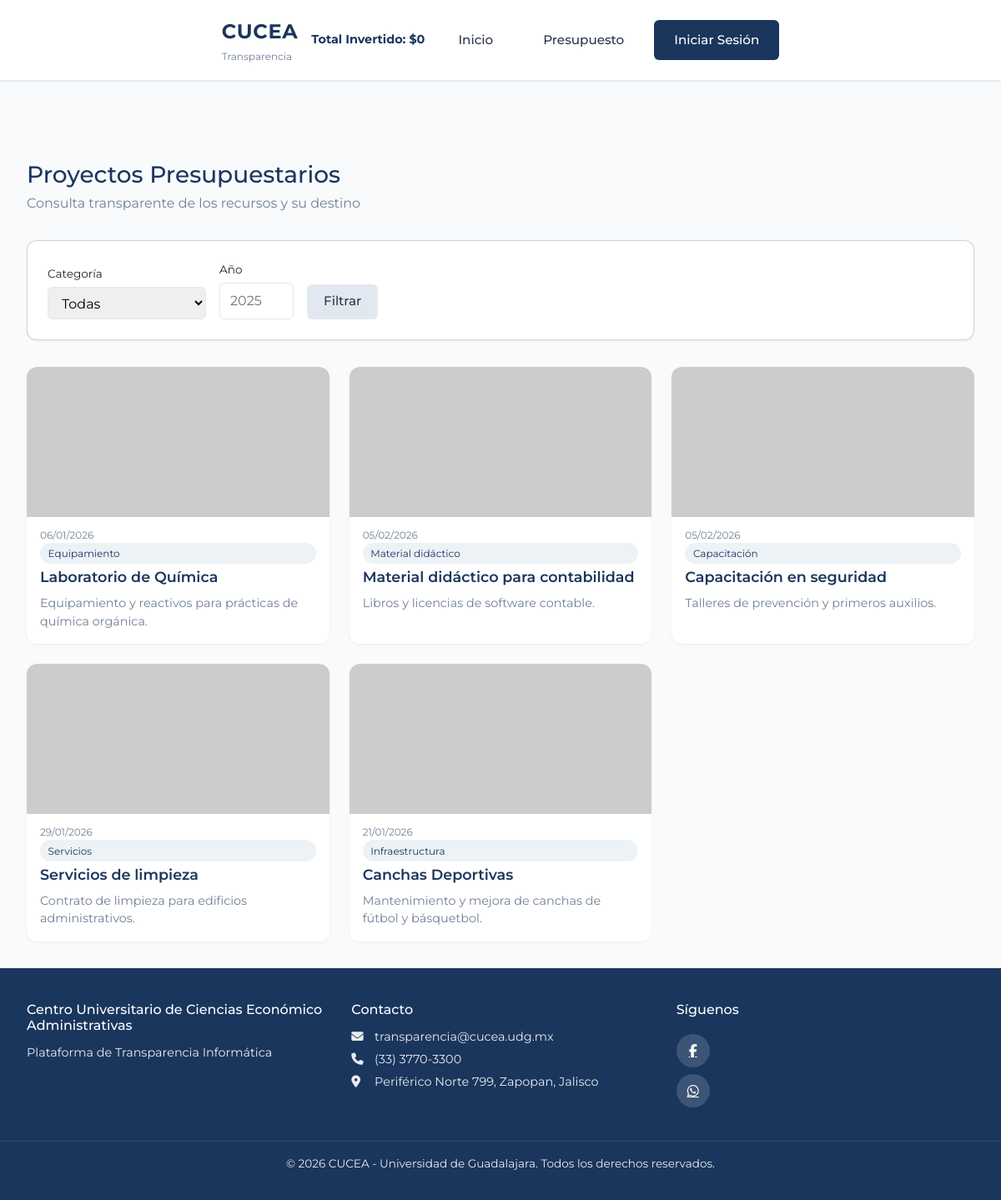
Screenshot of /presupuestos with the database file from the repository.
### models.py (models this page shows, shortened)
class Presupuesto(db.Model):
    __tablename__ = 'presupuestos'
    id = db.Column(db.Integer, primary_key=True)
    concepto = db.Column(db.String(200), nullable=False)  # Título del proyecto
    descripcion_corta = db.Column(db.String(300))  # Resumen breve para la card (si vacío se trunca descripcion)
    descripcion = db.Column(db.Text)  # Descripción larga para el modal
    imagen_url = db.Column(db.String(500))  # Ruta o URL de imagen (ej: img/proyecto1.jpg)
    monto = db.Column(db.Float, nullable=False)
    categoria = db.Column(db.String(100), nullable=False)
    fecha = db.Column(db.Date, nullable=False)  # Fecha del proyecto
    cantidad_gasto = db.Column(db.Float, default=0, nullable=False)
    likes = db.Column(db.Integer, default=0, nullable=False)
    dislikes = db.Column(db.Integer, default=0, nullable=False)
    fecha_registro = db.Column(db.DateTime, default=datetime.utcnow)
    comentarios = db.relationship('Comentario', backref='presupuesto', lazy='dynamic', order_by='Comentario.fecha_creacion')
    votos = db.relationship('VotoPresupuesto', backref='presupuesto', lazy='dynamic', foreign_keys='VotoPresupuesto.presupuesto_id')

### app.py (the view, shortened to what this page needs)
    @app.route('/presupuestos')
    def presupuestos_lista():
        query = Presupuesto.query
        categoria = request.args.get('categoria')
        anio = request.args.get('anio')
        if categoria:
            query = query.filter(Presupuesto.categoria == categoria)
        presupuestos = query.order_by(Presupuesto.likes.desc(), Presupuesto.fecha.desc()).all()
        return render_template(
            'presupuestos.html',
            presupuestos=presupuestos,
            categorias=CATEGORIAS,
        )

### templates/presupuestos.html (shortened to what this page needs)
{% extends "base/layout.html" %}
{% block content %}
<div class="presupuestos-page">
    <header class="presupuestos-header">
        <h1 class="presupuestos__title">Proyectos Presupuestarios</h1>
        <p class="presupuestos__subtitle">Consulta transparente de los recursos y su destino</p>
    </header>
    <div class="presupuestos-filtros card">
        <form method="GET" class="filtros-form">
            <div class="filtro-group">
                <label for="categoria">Categoría</label>
                <select name="categoria" id="categoria">
                    <option value="">Todas</option>
                </select>
            </div>
            <div class="filtro-group">
                <label for="anio">Año</label>
                <input type="number" name="anio" id="anio" placeholder="2025" value="{{ request.args.get('anio', '') }}" min="2020" max="2030">
            </div>
            <button type="submit" class="btn btn--secondary">Filtrar</button>
        </form>
    </div>
    <div class="presupuestos-grid">
        {% if presupuestos %}
            {% for p in presupuestos %}
            <div class="project-card">
                <a href="{{ url_for('presupuesto_detalle', id=p.id) }}" class="project-card__link" aria-label="Ver proyecto {{ p.concepto }}">
                    <div class="project-card__image">
                        {% if p.imagen_url %}
                        <img src="{{ p.imagen_url if p.imagen_url.startswith('http') else url_for('static', filename=p.imagen_url) }}" alt="{{ p.concepto }}">
                        {% else %}
                        <div class="project-card__placeholder">
                            <i class="fas fa-image"></i>
                            <span>Sin imagen</span>
                        </div>
                        {% endif %}
                    </div>
                    <p class="project-card__date">{{ p.fecha.strftime('%d/%m/%Y') }}</p>
                    <span class="project-card__categoria">{{ p.categoria }}</span>
                    <h3 class="project-card__title">{{ p.concepto }}</h3>
                    {% set resumen = p.descripcion_corta or p.descripcion or 'Sin descripción' %}
                    <p class="project-card__summary">{{ (resumen[:120] + '...') if resumen|length > 120 else resumen }}</p>
                </a>
            </div>
            {% endfor %}
        {% endif %}
    </div>
</div>
{% endblock %}

### templates/base/layout.html (shortened to what this page needs)
<!DOCTYPE html>
<html lang="es">
<head>
    <link href="https://cdn.jsdelivr.net/npm/bootstrap@5.3.2/dist/css/bootstrap.min.css" rel="stylesheet">
    <link rel="stylesheet" href="https://cdnjs.cloudflare.com/ajax/libs/font-awesome/6.5.1/css/all.min.css">
    <link rel="stylesheet" href="{{ url_for('static', filename='css/main.css') }}">
</head>
<body>
    <header class="navbar navbar--sticky" id="main-navbar">
        <div class="navbar__container">
            <a href="{{ url_for('index') }}" class="navbar__brand">
                <span class="navbar__logo">CUCEA</span>
                <span class="navbar__subtitle">Transparencia</span>
            </a>
            <div class="navbar__total-invertido">
                Total Invertido: ${{ "{:,.0f}".format(total_invertido) }}
            </div>
            <nav class="navbar__menu">
                <a href="{{ url_for('index') }}" class="navbar__link">Inicio</a>
                <a href="{{ url_for('presupuestos_lista') }}" class="navbar__link">Presupuesto</a>
                {% if current_user.is_authenticated and current_user.es_administrador %}
                    <a href="{{ url_for('presupuesto_nuevo') }}" class="navbar__link navbar__link--admin">Agregar</a>
                    <span class="navbar__user">{{ current_user.nombre }}</span>
                    <a href="{{ url_for('auth_logout') }}" class="navbar__link navbar__link--logout">Cerrar sesión</a>
                {% else %}
                    <a href="{{ url_for('auth_login') }}" class="navbar__link navbar__link--cta">Iniciar Sesión</a>
                {% endif %}
            </nav>
        </div>
    </header>
    <main class="main-content">
        {% block content %}{% endblock %}
    </main>
    <footer class="footer">
        <div class="footer__content">
            <div class="footer__section">
                <h4 class="footer__title">Centro Universitario de Ciencias Económico Administrativas</h4>
                <p class="footer__text">Plataforma de Transparencia Informática</p>
            </div>
            <div class="footer__section">
                <h4 class="footer__title">Contacto</h4>
                <p class="footer__text"><i class="fas fa-envelope"></i> transparencia@cucea.udg.mx</p>
                <p class="footer__text"><i class="fas fa-phone"></i> (33) 3770-3300</p>
                <p class="footer__text"><i class="fas fa-map-marker-alt"></i> Periférico Norte 799, Zapopan, Jalisco</p>
            </div>
            <div class="footer__section footer__social">
                <h4 class="footer__title">Síguenos</h4>
                <a href="https://www.facebook.com/CUCEA.UDG" target="_blank" rel="noopener" class="footer__icon" aria-label="Facebook">
                    <i class="fab fa-facebook-f"></i>
                </a>
                <a href="https://wa.me/523337703300" target="_blank" rel="noopener" class="footer__icon" aria-label="WhatsApp">
                    <i class="fab fa-whatsapp"></i>
                </a>
            </div>
        </div>
        <div class="footer__bottom">
            <p>&copy; {{ current_year }} CUCEA - Universidad de Guadalajara. Todos los derechos reservados.</p>
        </div>
    </footer>
</body>
</html>

### rows the page displays
Presupuesto: fecha "06/01/2026", categoria "Equipamiento", concepto "Laboratorio de Química", descripcion_corta "Equipamiento y reactivos para prácticas de química orgánica."
Presupuesto: fecha "05/02/2026", categoria "Material didáctico", concepto "Material didáctico para contabilidad", descripcion_corta "Libros y licencias de software contable."
Presupuesto: fecha "05/02/2026", categoria "Capacitación", concepto "Capacitación en seguridad", descripcion_corta "Talleres de prevención y primeros auxilios."
Presupuesto: fecha "29/01/2026", categoria "Servicios", concepto "Servicios de limpieza", descripcion_corta "Contrato de limpieza para edificios administrativos."
Presupuesto: fecha "21/01/2026", categoria "Infraestructura", concepto "Canchas Deportivas", descripcion_corta "Mantenimiento y mejora de canchas de fútbol y básquetbol."

### other values shown
{{ "{:,.0f}".format(total_invertido) }} "0"
